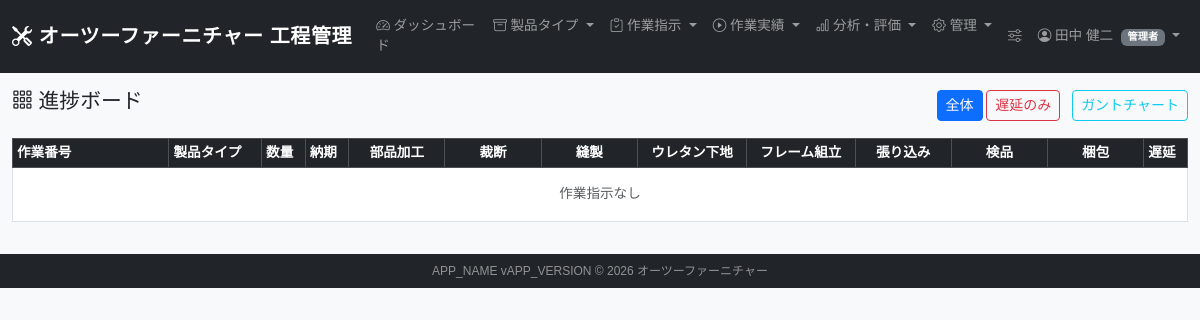
The app's page /progress_board.php (signed in) with its own data.
### tables this page shows
CREATE TABLE IF NOT EXISTS processes (
    id INT AUTO_INCREMENT PRIMARY KEY,
    process_code VARCHAR(50) NOT NULL UNIQUE COMMENT '工程コード',
    process_name VARCHAR(100) NOT NULL COMMENT '工程名',
    display_order INT DEFAULT 0 COMMENT '表示順',
    is_active TINYINT(1) DEFAULT 1,
    created_at DATETIME DEFAULT CURRENT_TIMESTAMP
);

### app/functions.php (called while the page is built, shortened)
<?php
function h(mixed $str): string {
    return htmlspecialchars((string)($str ?? ''), ENT_QUOTES | ENT_HTML5, 'UTF-8');
}
function getInt(string $key, int $default = 0): int {
    return isset($_GET[$key]) ? (int)$_GET[$key] : $default;
}

### app/progress_service.php (called while the page is built, shortened)
<?php
function getProgressBoardData(array $filters = []): array {
    $statusFilter = $filters['status'] ?? ['planned', 'in_progress'];
    $placeholders = implode(',', array_fill(0, count($statusFilter), '?'));
    $orders = dbFetchAll(
        "SELECT mo.*, ct.chair_type_code, ct.chair_type_name
         FROM manufacturing_orders mo
         JOIN chair_types ct ON mo.chair_type_id = ct.id
         WHERE mo.status IN ({$placeholders})
         ORDER BY FIELD(mo.priority,'urgent','high','normal'), mo.due_date, mo.id",
        $statusFilter
    );
    $processes = dbFetchAll(
        "SELECT * FROM processes WHERE is_active = 1 ORDER BY display_order"
    );
    $progressMap = [];
    return [
        'orders'      => $orders,
        'processes'   => $processes,
        'progress_map'=> $progressMap,
    ];
}

### app/db.php (called while the page is built, shortened)
<?php
function getDB(): PDO {
    static $pdo = null;
    if ($pdo !== null) {
        return $pdo;
    }
    $dsn = sprintf(
        'mysql:host=%s;dbname=%s;charset=%s',
        DB_HOST, DB_NAME, DB_CHARSET
    );
    try {
        $pdo = new PDO($dsn, DB_USER, DB_PASS, [
            PDO::ATTR_ERRMODE            => PDO::ERRMODE_EXCEPTION,
            PDO::ATTR_DEFAULT_FETCH_MODE => PDO::FETCH_ASSOC,
            PDO::ATTR_EMULATE_PREPARES   => false,
        ]);
    } catch (PDOException $e) {
        error_log('[DB接続エラー] ' . $e->getMessage());
        http_response_code(503);
        die('<h1>データベース接続に失敗しました。管理者に連絡してください。</h1>');
    }
    return $pdo;
}
function dbFetchAll(string $sql, array $params = []): array {
    $stmt = getDB()->prepare($sql);
    $stmt->execute($params);
    return $stmt->fetchAll();
}

### public/progress_board.php (the view, shortened to what this page needs)
<?php
require_once __DIR__ . '/../app/db.php';
require_once __DIR__ . '/../app/auth.php';
require_once __DIR__ . '/../app/functions.php';
require_once __DIR__ . '/../app/progress_service.php';
$orderId     = getInt('order_id');
$statusFilter = $_GET['filter'] ?? '';
if ($orderId) {
    $order = dbFetchOne(
        "SELECT mo.*, ct.chair_type_code, ct.chair_type_name
         FROM manufacturing_orders mo
         JOIN chair_types ct ON mo.chair_type_id = ct.id
         WHERE mo.id = ?",
        [$orderId]
    );
    $processes = dbFetchAll(
        "SELECT mop.*, p.process_name, p.process_code
         FROM manufacturing_order_processes mop
         JOIN processes p ON mop.process_id = p.id
         WHERE mop.manufacturing_order_id = ?
         ORDER BY mop.process_sequence, p.display_order",
        [$orderId]
    );
    $workerLogs = dbFetchAll(
        "SELECT wl.*, e.name AS worker_name, p.process_name
         FROM work_logs wl
         JOIN employees e ON wl.employee_id = e.id
         JOIN processes p ON wl.process_id = p.id
         WHERE wl.manufacturing_order_id = ?
         ORDER BY wl.started_at DESC",
        [$orderId]
    );
} else {
    $filters = [];
    if ($statusFilter === 'delayed') {
        $filters['status'] = ['in_progress', 'planned'];
    } else {
        $filters['status'] = ['planned', 'in_progress'];
    }
    $boardData = getProgressBoardData($filters);
}
require __DIR__ . '/parts/header.php';
?>
<?php if ($orderId && isset($order)): ?>
<div class="d-flex justify-content-between align-items-start mb-3">
  <div>
    <h2><i class="bi bi-clipboard-check"></i> 進捗詳細</h2>
    <div class="d-flex gap-2 align-items-center">
      <h4 class="mb-0"><?= h($order['order_no']) ?></h4>
      <?php $st = orderStatusLabel($order['status']); ?>
      <span class="badge bg-<?= $st['class'] ?>"><?= $st['label'] ?></span>
      <?php $pr = priorityLabel($order['priority']); ?>
      <span class="badge bg-<?= $pr['class'] ?>"><?= $pr['label'] ?></span>
    </div>
    <p class="text-muted mb-0"><?= h($order['chair_type_name']) ?> | <?= h($order['quantity']) ?>本 | 納期: <?= formatDate($order['due_date']) ?></p>
  </div>
  <div>
    <a href="orders.php" class="btn btn-outline-secondary btn-sm">一覧へ戻る</a>
    <a href="gantt.php?order_id=<?= $orderId ?>" class="btn btn-outline-info btn-sm ms-1">ガントチャート</a>
  </div>
</div>
<div class="row g-3 mb-4">
<?php foreach ($processes as $mop): ?>
  <?php
  $s = processStatusLabel($mop['status']);
  $perfRate = $mop['performance_rate'];
  $perf = $perfRate ? performanceLabel((float)$perfRate) : null;
  ?>
  <div class="col-md-3">
    <div class="card h-100 border-<?= $s['class'] ?>">
      <div class="card-header bg-<?= $s['class'] ?> <?= in_array($mop['status'], ['in_progress','completed']) ? 'text-white' : '' ?> py-1">
        <small><?= h($mop['process_name']) ?></small>
        <span class="badge bg-white text-dark float-end"><?= $s['label'] ?></span>
      </div>
      <div class="card-body p-2">
        <div class="row g-1 text-center">
          <div class="col-6">
            <small class="text-muted d-block">予定</small>
            <strong><?= formatMinutes($mop['planned_total_minutes']) ?></strong>
          </div>
          <div class="col-6">
            <small class="text-muted d-block">実績</small>
            <strong><?= $mop['actual_minutes'] > 0 ? formatMinutes($mop['actual_minutes']) : '―' ?></strong>
          </div>
        </div>
        <?php if ($mop['delay_minutes'] != 0): ?>
          <div class="text-center mt-1">
            <small class="<?= $mop['delay_minutes'] > 0 ? 'text-danger' : 'text-success' ?>">
              <?= $mop['delay_minutes'] > 0 ? '+' : '' ?><?= formatMinutes(abs($mop['delay_minutes'])) ?>
            </small>
          </div>
        <?php endif; ?>
        <?php if ($perf): ?>
          <div class="text-center mt-1">
            <span class="badge bg-<?= $perf['class'] ?>"><?= $perf['label'] ?> (<?= round($perfRate, 1) ?>%)</span>
          </div>
        <?php endif; ?>
        <div class="progress mt-2" style="height:6px">
          <div class="progress-bar bg-<?= $s['class'] ?>" style="width:<?= h($mop['progress_rate']) ?>%"></div>
        </div>
        <div class="d-flex justify-content-between mt-1">
          <?php if ($mop['status'] === 'not_started' || $mop['status'] === 'on_hold'): ?>
            <a href="work_start.php?order_id=<?= $orderId ?>&process_id=<?= $mop['process_id'] ?>"
               class="btn btn-xs btn-outline-success w-100">開始</a>
          <?php elseif ($mop['status'] === 'in_progress'): ?>
            <a href="work_finish.php?order_id=<?= $orderId ?>&process_id=<?= $mop['process_id'] ?>"
               class="btn btn-xs btn-outline-warning w-100">終了</a>
          <?php endif; ?>
        </div>
      </div>
    </div>
  </div>
<?php endforeach; ?>
</div>
<div class="card">
  <div class="card-header">作業ログ</div>
  <div class="card-body p-0">
    <table class="table table-sm mb-0">
      <thead class="table-dark">
        <tr><th>工程</th><th>作業者</th><th>開始</th><th>終了</th><th>実作業</th><th>完了数</th><th>不良数</th><th>メモ</th></tr>
      </thead>
      <tbody>
      <?php foreach ($workerLogs as $wl): ?>
        <tr>
          <td><?= h($wl['process_name']) ?></td>
          <td><?= h($wl['worker_name']) ?></td>
          <td><?= formatDatetime($wl['started_at']) ?></td>
          <td><?= formatDatetime($wl['ended_at']) ?></td>
          <td><?= $wl['actual_minutes'] > 0 ? formatMinutes($wl['actual_minutes']) : '作業中' ?></td>
          <td><?= $wl['completed_qty'] ?></td>
          <td><?= $wl['defect_qty'] > 0 ? '<span class="text-danger">' . $wl['defect_qty'] . '</span>' : 0 ?></td>
          <td><small><?= h($wl['memo']) ?></small></td>
        </tr>
      <?php endforeach; ?>
      </tbody>
    </table>
  </div>
</div>
<?php else: ?>
<div class="d-flex justify-content-between align-items-center mb-3">
  <h2><i class="bi bi-grid-3x3-gap"></i> 進捗ボード</h2>
  <div>
    <a href="progress_board.php" class="btn btn-sm btn-<?= !$statusFilter ? 'primary' : 'outline-primary' ?>">全体</a>
    <a href="progress_board.php?filter=delayed" class="btn btn-sm btn-<?= $statusFilter === 'delayed' ? 'danger' : 'outline-danger' ?>">遅延のみ</a>
    <a href="gantt.php" class="btn btn-sm btn-outline-info ms-2">ガントチャート</a>
  </div>
</div>
<?php
$orders    = $boardData['orders']    ?? [];
$processes = $boardData['processes'] ?? [];
?>
<div class="table-responsive">
  <table class="table table-bordered table-sm" style="min-width:800px">
    <thead class="table-dark">
      <tr>
        <th style="min-width:130px">作業番号</th>
        <th>製品タイプ</th>
        <th>数量</th>
        <th>納期</th>
        <?php foreach ($processes as $p): ?>
          <th class="text-center" style="min-width:80px"><?= h($p['process_name']) ?></th>
        <?php endforeach; ?>
        <th>遅延</th>
      </tr>
    </thead>
    <tbody>
    <?php if (empty($orders)): ?>
      <tr><td colspan="<?= 4 + count($processes) + 1 ?>" class="text-center text-muted py-3">作業指示なし</td></tr>
    <?php endif; ?>
    </tbody>
  </table>
</div>
<?php endif; ?>
<?php require __DIR__ . '/parts/footer.php'; ?>

### public/assets/css/style.css (style rules this page uses)
body { font-family: 'Hiragino Kaku Gothic ProN', 'Meiryo', 'Yu Gothic', sans-serif; font-size: 0.85rem; background-color: #f8f9fa; }
h2 { font-size: 1.3rem; }

### records on screen
processes: process_name "部品加工"
processes: process_name "裁断"
processes: process_name "縫製"
processes: process_name "ウレタン下地"
processes: process_name "フレーム組立"
processes: process_name "張り込み"
processes: process_name "検品"
processes: process_name "梱包"

### other values on screen
$user['name'] "田中 健二"
roleLabel($user['role']) "管理者"
APP_NAME "APP_NAME"
APP_VERSION "APP_VERSION"
